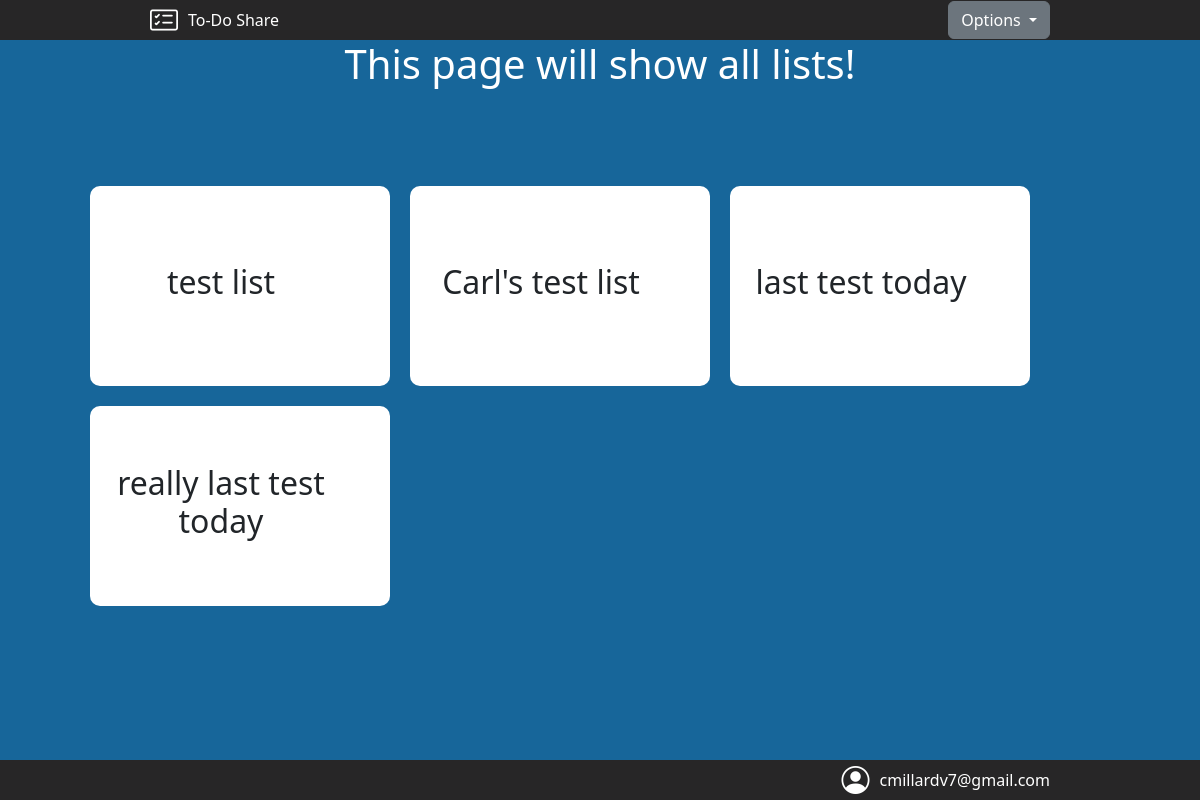
Page /all (signed in) on the earlier database version.
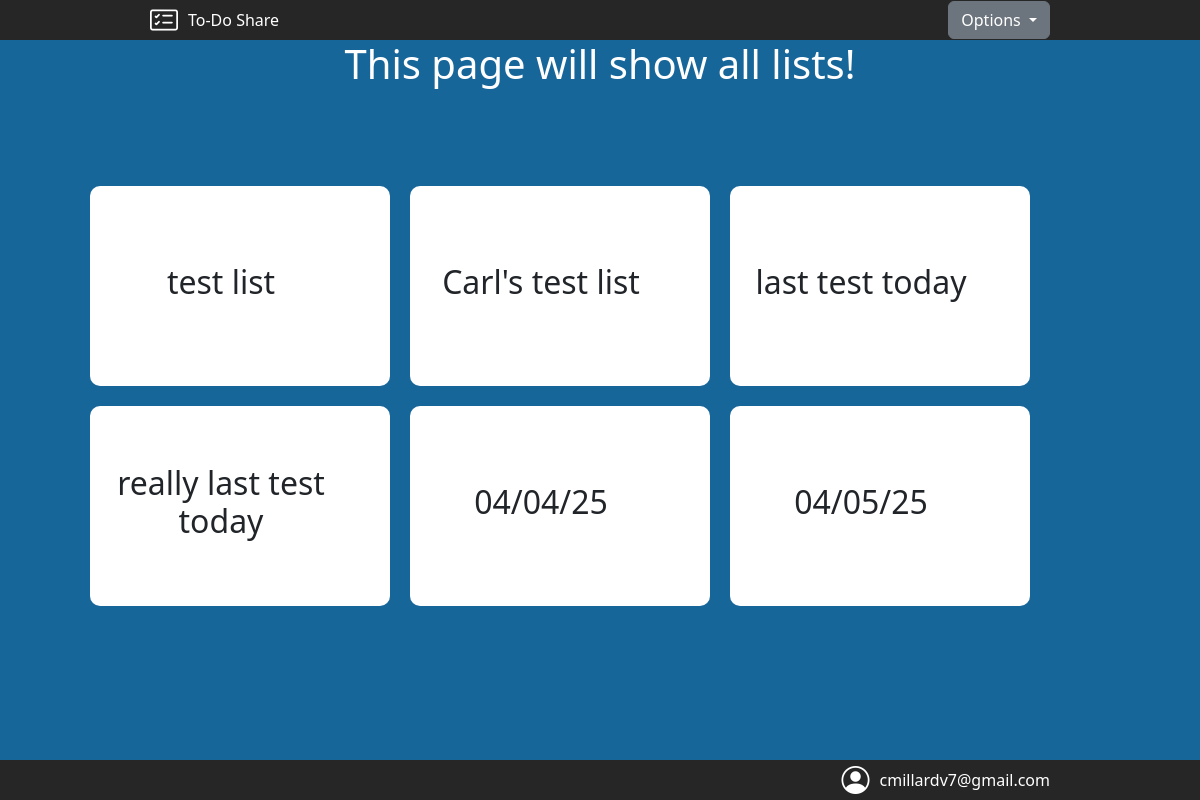
Same page on the later database version.
### main.py (models this page shows)
class ListName(db.Model):
    __tablename__ = "list_names"
    id: Mapped[int] = mapped_column(Integer, primary_key=True)
    list_name: Mapped[str] = mapped_column(String(250), nullable=False)
    list_users: Mapped[List['Users']] = relationship(secondary=relationships_table, back_populates="list_names")
    list_items: Mapped[List['ToDoItem']] = relationship()
    list_url_id: Mapped[str] = mapped_column(String(), nullable=False, unique=True)

class Users(db.Model, UserMixin):
    __tablename__ = "users"
    id: Mapped[int] = mapped_column(Integer, primary_key=True)
    email: Mapped[str] = mapped_column(String(250), nullable=False, unique=True)
    password: Mapped[str] = mapped_column(String(250), nullable=False)
    list_names: Mapped[List['ListName']] = relationship(secondary=relationships_table, back_populates="list_users")

### main.py (the view)
@app.route("/all")
def all_lists():
    return render_template("lists.html", current_user=current_user)

### main.py (called while the page is built)
@login_manager.user_loader
def load_user(user_id):
    return db.get_or_404(Users, user_id)

### templates/lists.html
{% include 'header.html' %}
<main id="all-lists-main">
        <h1 id="all-lists-headline">This page will show all lists!</h1>
        <div id="list-card-holder">
                {% for list in current_user.list_names %}
                <div class="list-card">
                        <h2>{{ list.list_name }}</h2>
                        <a class="edit-pencil" href="{{ url_for('edit_list', list_url_id=list.list_url_id) }}"><i class="bi bi-pencil-square"></i></a>
                </div>
                {% endfor %}
        </div>
</main>
{% include 'footer.html' %}

### templates/header.html (shortened to what this page needs)
<!DOCTYPE html>
<html lang="en">
<head>
    {{ bootstrap.load_css() }}
    <link rel="stylesheet" href="https://cdn.jsdelivr.net/npm/bootstrap-icons@1.11.3/font/bootstrap-icons.min.css">
    <link rel="stylesheet" href="./static/css/styles.css">
</head>
<body>
    <header id="top-bar" >
        <div id="top-bar-title">
            <i class="bi bi-card-checklist"></i><span>To-Do Share</span>
        </div>
        {% if not current_user.is_authenticated %}
        <div class="dropdown">
          <button class="btn btn-secondary dropdown-toggle" type="button" data-bs-toggle="dropdown" aria-expanded="false">
            Options
          </button>
          <ul class="dropdown-menu">
              <li><a class="dropdown-item" href='{{ url_for("log_in") }}'>Log in</a></li>
              <li><a class="dropdown-item" href='{{ url_for("sign_up") }}'>Sign up</a></li>
          </ul>
        </div>
        {% else %}
        <div class="dropdown">
          <button class="btn btn-secondary dropdown-toggle" type="button" data-bs-toggle="dropdown" aria-expanded="false">
            Options
          </button>
        </div>
        {% endif %}
    </header>

### templates/footer.html (shortened to what this page needs)
        <footer>
            <div id="footer-bar">
                {% if current_user.is_authenticated %}
                <i class="bi bi-person-circle"></i>
                <span id="top-bar-email">{{ current_user.email }}</span>
                {% endif %}
            </div>
        </footer>
    </body>
</html>

### static/css/styles.css (style rules this page uses)
a { white-space: nowrap; }
#all-lists-headline { color: white; text-align: center; }
#all-lists-main { display: block; }
.edit-pencil { color: black; }
#footer-bar { align-items: center; background-color: #272627; display: flex; justify-content: end; width: 100%; height: 40px; padding-right: 150px; }
html, body { background-color: #17669a; }
.list-card { align-items: center; background-color: white; border-radius: 10px; display: flex; height: 200px; width: 300px; justify-content: center; margin: 10px; text-align: center; }
#list-card-holder { display: flex; flex-wrap: wrap; width: 100%; min-height: calc(100vh - 200px); padding: 80px; }
main { align-items: center; display: flex; width: 100%; min-height: calc(100vh - 80px); }
#top-bar { align-items: center; display: flex; background-color: #272627; flex-wrap: wrap; height: 40px; width: 100%; padding: 0 150px; }
#top-bar-email { color: white; }
#top-bar-title { align-items: center; display: flex; flex: 1 1 50%; justify-content: start; color: white; }
i.bi { color: white; font-size: 1.75rem !important; line-height: 1; margin-right: 10px; }

Differences in the rows shown:
added ListName: list_name "04/04/25"
added ListName: list_name "04/05/25"
